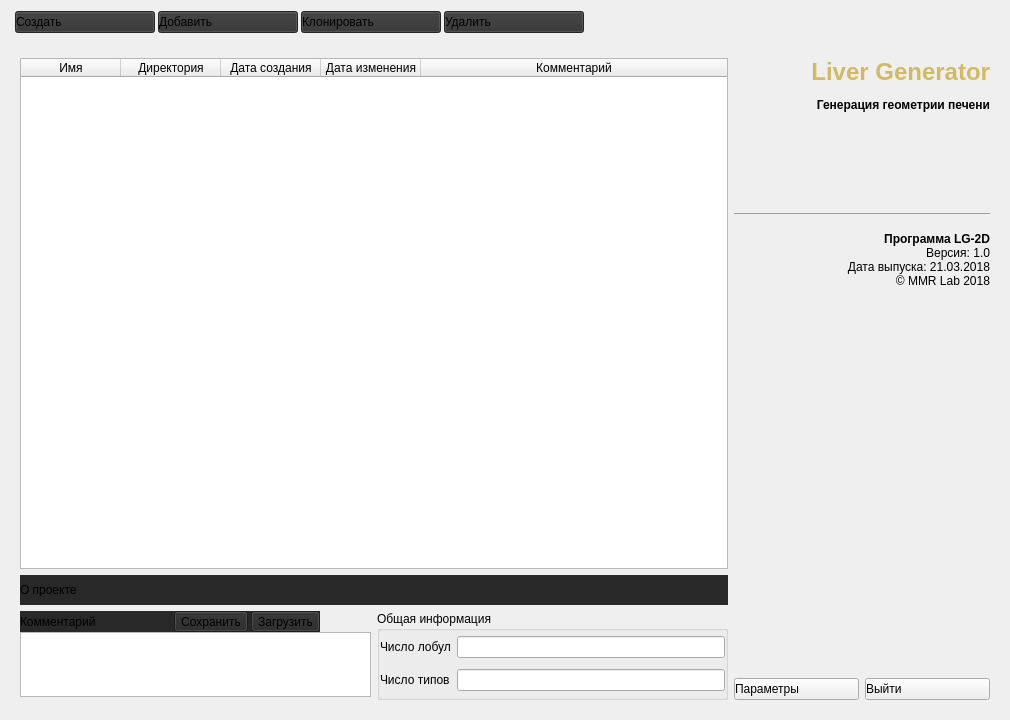
<?xml version="1.0" encoding="UTF-8"?>
<ui version="4.0">
 <class>FormProject</class>
 <widget class="QWidget" name="FormProject">
  <property name="enabled">
   <bool>true</bool>
  </property>
  <property name="geometry">
   <rect>
    <x>0</x>
    <y>0</y>
    <width>1010</width>
    <height>720</height>
   </rect>
  </property>
  <property name="sizePolicy">
   <sizepolicy hsizetype="Fixed" vsizetype="Fixed">
    <horstretch>0</horstretch>
    <verstretch>0</verstretch>
   </sizepolicy>
  </property>
  <property name="windowTitle">
   <string>Form</string>
  </property>
  <layout class="QVBoxLayout" name="verticalLayout_5">
   <item>
    <widget class="QWidget" name="widget" native="true">
     <layout class="QHBoxLayout" name="horizontalLayout">
      <property name="spacing">
       <number>3</number>
      </property>
      <property name="leftMargin">
       <number>4</number>
      </property>
      <property name="topMargin">
       <number>0</number>
      </property>
      <property name="rightMargin">
       <number>0</number>
      </property>
      <property name="bottomMargin">
       <number>10</number>
      </property>
      <item>
       <widget class="QPushButton" name="toolCreate">
        <property name="minimumSize">
         <size>
          <width>140</width>
          <height>0</height>
         </size>
        </property>
        <property name="toolTip">
         <string>Создать новый проект</string>
        </property>
        <property name="styleSheet">
         <string notr="true">background-color: rgb(50, 50, 50);
text-align: left;</string>
        </property>
        <property name="text">
         <string>Создать</string>
        </property>
        <property name="icon">
         <iconset resource="resource.qrc">
          <normaloff>:/images/projectNew.png</normaloff>:/images/projectNew.png</iconset>
        </property>
        <property name="iconSize">
         <size>
          <width>24</width>
          <height>24</height>
         </size>
        </property>
       </widget>
      </item>
      <item>
       <widget class="QPushButton" name="toolAdd">
        <property name="enabled">
         <bool>true</bool>
        </property>
        <property name="minimumSize">
         <size>
          <width>140</width>
          <height>0</height>
         </size>
        </property>
        <property name="toolTip">
         <string>&lt;html&gt;&lt;head/&gt;&lt;body&gt;&lt;p&gt;Добавить существующий проект&lt;/p&gt;&lt;/body&gt;&lt;/html&gt;</string>
        </property>
        <property name="styleSheet">
         <string notr="true">background-color: rgb(50, 50, 50);
text-align: left;</string>
        </property>
        <property name="text">
         <string>Добавить</string>
        </property>
        <property name="icon">
         <iconset resource="resource.qrc">
          <normaloff>:/images/projectAdd.png</normaloff>:/images/projectAdd.png</iconset>
        </property>
        <property name="iconSize">
         <size>
          <width>24</width>
          <height>24</height>
         </size>
        </property>
       </widget>
      </item>
      <item>
       <widget class="QPushButton" name="toolCopy">
        <property name="enabled">
         <bool>true</bool>
        </property>
        <property name="minimumSize">
         <size>
          <width>140</width>
          <height>0</height>
         </size>
        </property>
        <property name="toolTip">
         <string>&lt;html&gt;&lt;head/&gt;&lt;body&gt;&lt;p&gt;Клонировать выделенный проект&lt;/p&gt;&lt;/body&gt;&lt;/html&gt;</string>
        </property>
        <property name="styleSheet">
         <string notr="true">background-color: rgb(50, 50, 50);
text-align: left;</string>
        </property>
        <property name="text">
         <string>Клонировать</string>
        </property>
        <property name="icon">
         <iconset resource="resource.qrc">
          <normaloff>:/images/projectClon.png</normaloff>:/images/projectClon.png</iconset>
        </property>
        <property name="iconSize">
         <size>
          <width>24</width>
          <height>24</height>
         </size>
        </property>
        <property name="flat">
         <bool>false</bool>
        </property>
       </widget>
      </item>
      <item>
       <widget class="QPushButton" name="toolDelete">
        <property name="minimumSize">
         <size>
          <width>140</width>
          <height>0</height>
         </size>
        </property>
        <property name="toolTip">
         <string>&lt;html&gt;&lt;head/&gt;&lt;body&gt;&lt;p&gt;Удалить выделенный проект и его файлы&lt;/p&gt;&lt;/body&gt;&lt;/html&gt;</string>
        </property>
        <property name="styleSheet">
         <string notr="true">background-color: rgb(50, 50, 50);
text-align: left;</string>
        </property>
        <property name="text">
         <string>Удалить</string>
        </property>
        <property name="icon">
         <iconset resource="resource.qrc">
          <normaloff>:/images/projectDel.png</normaloff>:/images/projectDel.png</iconset>
        </property>
        <property name="iconSize">
         <size>
          <width>24</width>
          <height>24</height>
         </size>
        </property>
       </widget>
      </item>
      <item>
       <spacer name="horizontalSpacer">
        <property name="orientation">
         <enum>Qt::Horizontal</enum>
        </property>
        <property name="sizeHint" stdset="0">
         <size>
          <width>40</width>
          <height>20</height>
         </size>
        </property>
       </spacer>
      </item>
     </layout>
    </widget>
   </item>
   <item>
    <widget class="QFrame" name="window">
     <property name="frameShape">
      <enum>QFrame::NoFrame</enum>
     </property>
     <property name="frameShadow">
      <enum>QFrame::Raised</enum>
     </property>
     <layout class="QGridLayout" name="gridLayout_5">
      <item row="0" column="0">
       <widget class="QFrame" name="workArea">
        <property name="sizePolicy">
         <sizepolicy hsizetype="Preferred" vsizetype="Preferred">
          <horstretch>0</horstretch>
          <verstretch>0</verstretch>
         </sizepolicy>
        </property>
        <property name="minimumSize">
         <size>
          <width>0</width>
          <height>300</height>
         </size>
        </property>
        <property name="frameShadow">
         <enum>QFrame::Raised</enum>
        </property>
        <layout class="QVBoxLayout" name="verticalLayout_4">
         <property name="leftMargin">
          <number>0</number>
         </property>
         <property name="topMargin">
          <number>0</number>
         </property>
         <property name="rightMargin">
          <number>0</number>
         </property>
         <property name="bottomMargin">
          <number>0</number>
         </property>
         <item>
          <widget class="QTableWidget" name="projectsTable">
           <property name="sizePolicy">
            <sizepolicy hsizetype="Expanding" vsizetype="Expanding">
             <horstretch>0</horstretch>
             <verstretch>0</verstretch>
            </sizepolicy>
           </property>
           <property name="editTriggers">
            <set>QAbstractItemView::NoEditTriggers</set>
           </property>
           <property name="selectionMode">
            <enum>QAbstractItemView::SingleSelection</enum>
           </property>
           <property name="selectionBehavior">
            <enum>QAbstractItemView::SelectRows</enum>
           </property>
           <property name="showGrid">
            <bool>false</bool>
           </property>
           <property name="sortingEnabled">
            <bool>true</bool>
           </property>
           <property name="columnCount">
            <number>5</number>
           </property>
           <attribute name="horizontalHeaderStretchLastSection">
            <bool>true</bool>
           </attribute>
           <column>
            <property name="text">
             <string>Имя</string>
            </property>
           </column>
           <column>
            <property name="text">
             <string>Директория</string>
            </property>
           </column>
           <column>
            <property name="text">
             <string>Дата создания</string>
            </property>
           </column>
           <column>
            <property name="text">
             <string>Дата изменения</string>
            </property>
           </column>
           <column>
            <property name="text">
             <string>Комментарий</string>
            </property>
           </column>
          </widget>
         </item>
         <item>
          <widget class="QFrame" name="activeProjectName">
           <property name="maximumSize">
            <size>
             <width>16777215</width>
             <height>30</height>
            </size>
           </property>
           <property name="styleSheet">
            <string notr="true">background-color: rgb(40, 40, 40);</string>
           </property>
           <property name="frameShape">
            <enum>QFrame::NoFrame</enum>
           </property>
           <property name="frameShadow">
            <enum>QFrame::Raised</enum>
           </property>
           <layout class="QHBoxLayout" name="horizontalLayout_2">
            <property name="leftMargin">
             <number>0</number>
            </property>
            <property name="rightMargin">
             <number>0</number>
            </property>
            <item>
             <widget class="QLabel" name="nameLabel">
              <property name="text">
               <string>О проекте</string>
              </property>
             </widget>
            </item>
            <item>
             <spacer name="horizontalSpacer_3">
              <property name="orientation">
               <enum>Qt::Horizontal</enum>
              </property>
              <property name="sizeHint" stdset="0">
               <size>
                <width>621</width>
                <height>9</height>
               </size>
              </property>
             </spacer>
            </item>
           </layout>
          </widget>
         </item>
         <item>
          <widget class="QFrame" name="activeProject_2">
           <property name="sizePolicy">
            <sizepolicy hsizetype="Preferred" vsizetype="Minimum">
             <horstretch>0</horstretch>
             <verstretch>0</verstretch>
            </sizepolicy>
           </property>
           <layout class="QHBoxLayout">
            <property name="sizeConstraint">
             <enum>QLayout::SetMinimumSize</enum>
            </property>
            <property name="leftMargin">
             <number>0</number>
            </property>
            <property name="topMargin">
             <number>0</number>
            </property>
            <property name="rightMargin">
             <number>0</number>
            </property>
            <property name="bottomMargin">
             <number>0</number>
            </property>
            <item>
             <widget class="QFrame" name="comment">
              <property name="sizePolicy">
               <sizepolicy hsizetype="Expanding" vsizetype="Minimum">
                <horstretch>0</horstretch>
                <verstretch>0</verstretch>
               </sizepolicy>
              </property>
              <layout class="QGridLayout" name="gridLayout_4" rowstretch="0,0">
               <property name="sizeConstraint">
                <enum>QLayout::SetMinimumSize</enum>
               </property>
               <property name="leftMargin">
                <number>0</number>
               </property>
               <property name="topMargin">
                <number>0</number>
               </property>
               <property name="rightMargin">
                <number>0</number>
               </property>
               <property name="bottomMargin">
                <number>3</number>
               </property>
               <property name="verticalSpacing">
                <number>0</number>
               </property>
               <item row="1" column="0">
                <widget class="QTextEdit" name="commentEdit">
                 <property name="sizePolicy">
                  <sizepolicy hsizetype="Expanding" vsizetype="Minimum">
                   <horstretch>0</horstretch>
                   <verstretch>0</verstretch>
                  </sizepolicy>
                 </property>
                 <property name="maximumSize">
                  <size>
                   <width>16777215</width>
                   <height>65</height>
                  </size>
                 </property>
                </widget>
               </item>
               <item row="0" column="0">
                <widget class="QFrame" name="activeProjectName_2">
                 <property name="maximumSize">
                  <size>
                   <width>300</width>
                   <height>30</height>
                  </size>
                 </property>
                 <property name="styleSheet">
                  <string notr="true">background-color: rgb(40, 40, 40);</string>
                 </property>
                 <property name="frameShape">
                  <enum>QFrame::NoFrame</enum>
                 </property>
                 <property name="frameShadow">
                  <enum>QFrame::Raised</enum>
                 </property>
                 <layout class="QHBoxLayout" name="horizontalLayout_4">
                  <property name="spacing">
                   <number>3</number>
                  </property>
                  <property name="leftMargin">
                   <number>0</number>
                  </property>
                  <property name="topMargin">
                   <number>0</number>
                  </property>
                  <property name="rightMargin">
                   <number>0</number>
                  </property>
                  <property name="bottomMargin">
                   <number>0</number>
                  </property>
                  <item>
                   <widget class="QLabel" name="nameLabel_2">
                    <property name="text">
                     <string>Комментарий  </string>
                    </property>
                   </widget>
                  </item>
                  <item>
                   <spacer name="horizontalSpacer_4">
                    <property name="orientation">
                     <enum>Qt::Horizontal</enum>
                    </property>
                    <property name="sizeHint" stdset="0">
                     <size>
                      <width>621</width>
                      <height>9</height>
                     </size>
                    </property>
                   </spacer>
                  </item>
                  <item>
                   <widget class="QToolButton" name="saveComment">
                    <property name="toolTip">
                     <string>Сохранить</string>
                    </property>
                    <property name="text">
                     <string>Сохранить</string>
                    </property>
                    <property name="icon">
                     <iconset resource="resource.qrc">
                      <normaloff>:/images/commentSave.png</normaloff>:/images/commentSave.png</iconset>
                    </property>
                    <property name="iconSize">
                     <size>
                      <width>24</width>
                      <height>24</height>
                     </size>
                    </property>
                   </widget>
                  </item>
                  <item>
                   <widget class="QToolButton" name="loadComment">
                    <property name="toolTip">
                     <string>Загрузить</string>
                    </property>
                    <property name="text">
                     <string>Загрузить</string>
                    </property>
                    <property name="icon">
                     <iconset resource="resource.qrc">
                      <normaloff>:/images/commentCancel.png</normaloff>:/images/commentCancel.png</iconset>
                    </property>
                    <property name="iconSize">
                     <size>
                      <width>24</width>
                      <height>24</height>
                     </size>
                    </property>
                   </widget>
                  </item>
                 </layout>
                </widget>
               </item>
              </layout>
             </widget>
            </item>
            <item>
             <widget class="QGroupBox" name="geometry">
              <property name="sizePolicy">
               <sizepolicy hsizetype="Minimum" vsizetype="Minimum">
                <horstretch>0</horstretch>
                <verstretch>0</verstretch>
               </sizepolicy>
              </property>
              <property name="title">
               <string>Общая информация</string>
              </property>
              <layout class="QGridLayout" name="gridLayout">
               <property name="leftMargin">
                <number>0</number>
               </property>
               <property name="topMargin">
                <number>0</number>
               </property>
               <property name="rightMargin">
                <number>0</number>
               </property>
               <property name="bottomMargin">
                <number>0</number>
               </property>
               <item row="0" column="1">
                <widget class="QLineEdit" name="lobuleCountEdit">
                 <property name="enabled">
                  <bool>true</bool>
                 </property>
                 <property name="sizePolicy">
                  <sizepolicy hsizetype="Expanding" vsizetype="Fixed">
                   <horstretch>0</horstretch>
                   <verstretch>0</verstretch>
                  </sizepolicy>
                 </property>
                 <property name="readOnly">
                  <bool>true</bool>
                 </property>
                </widget>
               </item>
               <item row="2" column="0">
                <spacer name="verticalSpacer">
                 <property name="orientation">
                  <enum>Qt::Vertical</enum>
                 </property>
                 <property name="sizeType">
                  <enum>QSizePolicy::Minimum</enum>
                 </property>
                 <property name="sizeHint" stdset="0">
                  <size>
                   <width>20</width>
                   <height>0</height>
                  </size>
                 </property>
                </spacer>
               </item>
               <item row="1" column="0">
                <widget class="QLabel" name="groupCountLabel">
                 <property name="enabled">
                  <bool>true</bool>
                 </property>
                 <property name="sizePolicy">
                  <sizepolicy hsizetype="Preferred" vsizetype="Preferred">
                   <horstretch>0</horstretch>
                   <verstretch>0</verstretch>
                  </sizepolicy>
                 </property>
                 <property name="text">
                  <string>&lt;html&gt;&lt;head/&gt;&lt;body&gt;&lt;p&gt;Число типов&lt;/p&gt;&lt;/body&gt;&lt;/html&gt;</string>
                 </property>
                </widget>
               </item>
               <item row="0" column="0">
                <widget class="QLabel" name="lobuleCountLabel">
                 <property name="enabled">
                  <bool>true</bool>
                 </property>
                 <property name="sizePolicy">
                  <sizepolicy hsizetype="Preferred" vsizetype="Preferred">
                   <horstretch>0</horstretch>
                   <verstretch>0</verstretch>
                  </sizepolicy>
                 </property>
                 <property name="text">
                  <string>&lt;html&gt;&lt;head/&gt;&lt;body&gt;&lt;p&gt;Число лобул&lt;/p&gt;&lt;/body&gt;&lt;/html&gt;</string>
                 </property>
                </widget>
               </item>
               <item row="1" column="1">
                <widget class="QLineEdit" name="groupCountEdit">
                 <property name="sizePolicy">
                  <sizepolicy hsizetype="Expanding" vsizetype="Fixed">
                   <horstretch>0</horstretch>
                   <verstretch>0</verstretch>
                  </sizepolicy>
                 </property>
                 <property name="readOnly">
                  <bool>true</bool>
                 </property>
                </widget>
               </item>
              </layout>
             </widget>
            </item>
           </layout>
          </widget>
         </item>
        </layout>
        <zorder>activeProjectName</zorder>
        <zorder>activeProject_2</zorder>
        <zorder>projectsTable</zorder>
       </widget>
      </item>
      <item row="0" column="1">
       <layout class="QVBoxLayout" name="verticalLayout">
        <item>
         <widget class="QLabel" name="Info">
          <property name="sizePolicy">
           <sizepolicy hsizetype="Preferred" vsizetype="Preferred">
            <horstretch>0</horstretch>
            <verstretch>0</verstretch>
           </sizepolicy>
          </property>
          <property name="text">
           <string>&lt;html&gt;&lt;head/&gt;&lt;body&gt;&lt;p align=&quot;right&quot;&gt;&lt;span style=&quot; font-size:xx-large; font-weight:600; color:#d1ba66;&quot;&gt;Liver Generator&lt;/span&gt;&lt;/p&gt;&lt;p align=&quot;right&quot;&gt;&lt;span style=&quot; font-weight:600;&quot;&gt;Генерация геометрии печени&lt;/span&gt;&lt;br/&gt;&lt;br/&gt;&lt;br/&gt;&lt;img src=&quot;:/images/logo/nd250.png&quot;/&gt;&lt;/p&gt;&lt;p align=&quot;right&quot;&gt;&lt;br/&gt;&lt;/p&gt;&lt;hr/&gt;&lt;p align=&quot;right&quot;&gt;&lt;span style=&quot; font-weight:600;&quot;&gt;Программа LG-2D&lt;/span&gt;&lt;br/&gt;Версия: 1.0&lt;br/&gt;Дата выпуска: 21.03.2018&lt;br/&gt;© MMR Lab 2018&lt;/p&gt;&lt;/body&gt;&lt;/html&gt;</string>
          </property>
          <property name="alignment">
           <set>Qt::AlignLeading|Qt::AlignLeft|Qt::AlignTop</set>
          </property>
         </widget>
        </item>
        <item>
         <spacer name="verticalSpacer_4">
          <property name="orientation">
           <enum>Qt::Vertical</enum>
          </property>
          <property name="sizeHint" stdset="0">
           <size>
            <width>20</width>
            <height>40</height>
           </size>
          </property>
         </spacer>
        </item>
        <item>
         <layout class="QHBoxLayout" name="horizontalLayout_3">
          <item>
           <widget class="QPushButton" name="settingsButton">
            <property name="minimumSize">
             <size>
              <width>125</width>
              <height>0</height>
             </size>
            </property>
            <property name="toolTip">
             <string>Задание параметров программы</string>
            </property>
            <property name="styleSheet">
             <string notr="true">text-align: left;</string>
            </property>
            <property name="text">
             <string>Параметры</string>
            </property>
            <property name="icon">
             <iconset resource="resource.qrc">
              <normaloff>:/images/settings.png</normaloff>:/images/settings.png</iconset>
            </property>
            <property name="iconSize">
             <size>
              <width>24</width>
              <height>24</height>
             </size>
            </property>
           </widget>
          </item>
          <item>
           <widget class="QPushButton" name="exitButton">
            <property name="minimumSize">
             <size>
              <width>125</width>
              <height>0</height>
             </size>
            </property>
            <property name="toolTip">
             <string>Выйти из программы</string>
            </property>
            <property name="styleSheet">
             <string notr="true">text-align: left;</string>
            </property>
            <property name="text">
             <string>Выйти</string>
            </property>
            <property name="icon">
             <iconset resource="resource.qrc">
              <normaloff>:/images/close.png</normaloff>:/images/close.png</iconset>
            </property>
            <property name="iconSize">
             <size>
              <width>24</width>
              <height>24</height>
             </size>
            </property>
           </widget>
          </item>
         </layout>
        </item>
       </layout>
      </item>
     </layout>
    </widget>
   </item>
  </layout>
 </widget>
 <resources>
  <include location="resource.qrc"/>
 </resources>
 <connections/>
</ui>
